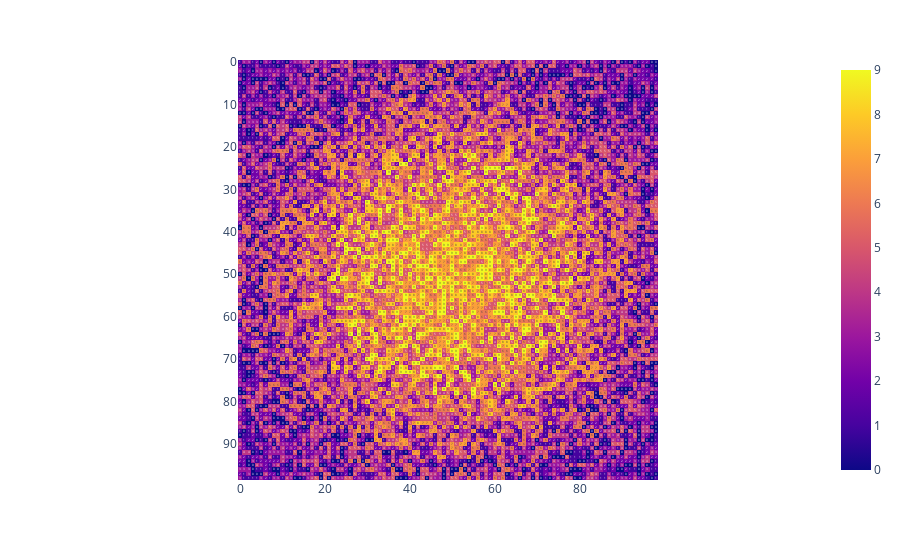

Notebook code cell kept with this figure:
### Code cell
px.imshow(tree_grid, text_auto=True)

### Figure 1 — Plotly figure (JSON) as saved in the notebook; plotly's stock layout.template omitted (floating-point values rounded to 4 significant figures; data arrays with more than 128 entries replaced by an {"elided": "..."} marker saying what was removed)
{"data": [{"coloraxis": "coloraxis", "hovertemplate": "x: %{x}<br>y: %{y}<br>color: %{z}<extra></extra>", "name": "0", "texttemplate": "%{z}", "type": "heatmap", "xaxis": "x", "yaxis": "y", "z": {"elided": "99x99 int values"}}], "layout": {"coloraxis": {"colorscale": [[0, "#0d0887"], [0.1111, "#46039f"], [0.2222, "#7201a8"], [0.3333, "#9c179e"], [0.4444, "#bd3786"], [0.5556, "#d8576b"], [0.6667, "#ed7953"], [0.7778, "#fb9f3a"], [0.8889, "#fdca26"], [1, "#f0f921"]]}, "margin": {"t": 60}, "xaxis": {"anchor": "y", "constrain": "domain", "domain": [0, 1], "scaleanchor": "y"}, "yaxis": {"anchor": "x", "autorange": "reversed", "constrain": "domain", "domain": [0, 1]}}}
